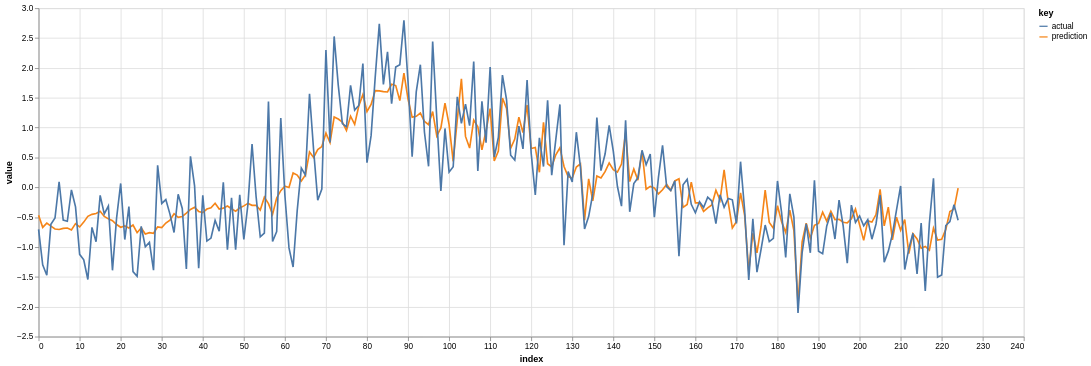

The cell this chart's notebook holds for it:
### Code cell
i_javi = javi_df.tail(1).index.item()
plot_prediction(ds, i_javi)

### Figure 1 — Vega-Lite specification as saved in the notebook (floating-point values rounded to 4 significant figures; data arrays with more than 128 entries replaced by an {"elided": "..."} marker saying what was removed)
{"config": {"view": {"continuousWidth": 300, "continuousHeight": 300}}, "data": {"name": "data-85eac4db92f80c5d6600a2eba49f4d12"}, "mark": {"type": "line"}, "encoding": {"color": {"field": "key", "type": "nominal"}, "x": {"field": "index", "type": "quantitative"}, "y": {"field": "value", "type": "quantitative"}}, "height": 400, "transform": [{"fold": ["prediction", "actual"]}], "width": 1200, "$schema": "https://vega.github.io/schema/vega-lite/v5.8.0.json", "datasets": {"data-85eac4db92f80c5d6600a2eba49f4d12": {"elided": "225 records"}}}
